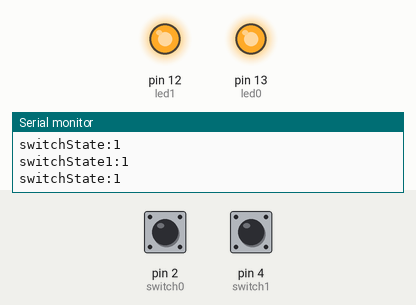
The sketch below on a simulated Arduino Uno, built with avr-gcc and run on an emulated ATmega328P. Parts: output pins drawn as LEDs (lit = HIGH), the last lines printed to the serial monitor. Inputs (shaded band) come from the test bench; at power-on: pin 2 (switch0) HIGH, pin 4 (switch1) HIGH.

Above: at 1.2 s.
1.3 s: pin 2 (switch0) pulled LOW for 0.15 s
At 1.44 s:
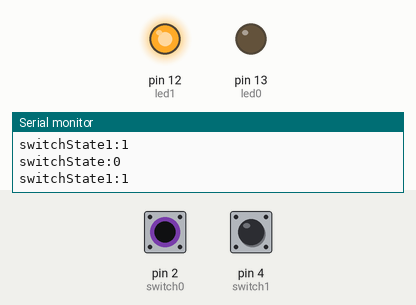
3.0 s: pin 4 (switch1) pulled LOW for 0.15 s
At 3.12 s:
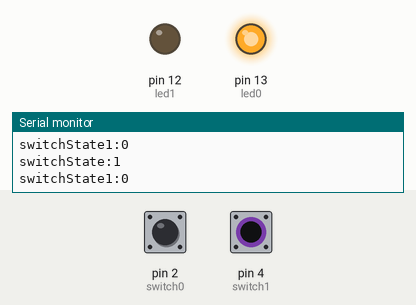
4.6 s: pin 4 (switch1) pulled LOW for 3.2 s
At 8.7 s:
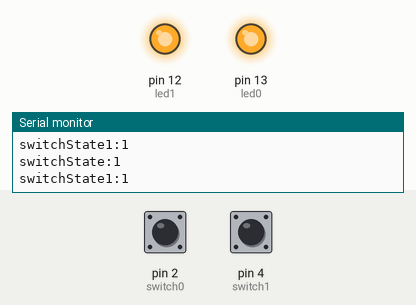
9.3 s: pin 2 (switch0) pulled LOW for 3.2 s
At 10.4 s:
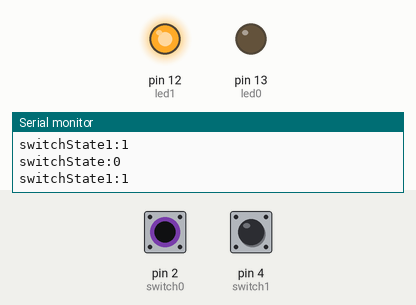
15.5 s: pin 2 (switch0) driven LOW and pin 4 (switch1) driven LOW
At 16.0 s:
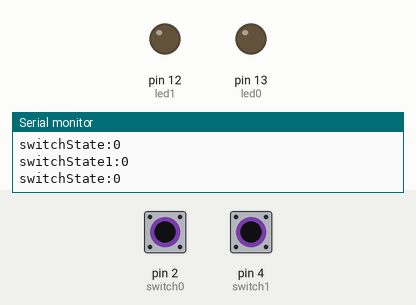
Timing chart, 0 to 18.0 s (numbered marks = the images above; inputs shaded):
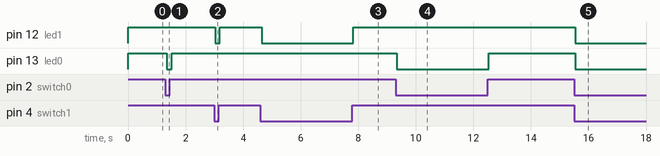

Measured:
- after the input at 1.3 s, pin 13 (led0): HIGH → LOW after 0.05 s, → HIGH 0.16 s later
- after the input at 3.0 s, pin 12 (led1): HIGH → LOW at once, → HIGH 0.16 s later
- after the input at 4.6 s, pin 12 (led1): HIGH → LOW at once, → HIGH 3.2 s later
- after the input at 9.3 s, pin 13 (led0): HIGH → LOW after 0.05 s, → HIGH 3.2 s later
- after the input at 15.5 s, pin 12 (led1), pin 13 (led0): HIGH → LOW at once

The sketch:

week4.ino
```cpp
#define led0 13
#define led1 12
#define switch0 2
#define switch1 4

int switchState = 0;
int switchState1 = 0;

void setup() {
  // put your setup code here, to run once:

  Serial.begin(9600);

  pinMode (led0, OUTPUT);
  pinMode (led1, OUTPUT);
  pinMode (switch0, INPUT);
  pinMode (switch1, INPUT);
}

void loop() {
  // put your main code here, to run repeatedly:
  digitalWrite(led0, switchState);
  digitalWrite(led1, switchState1);

  switchState = digitalRead (switch0);
  Serial.print("switchState:");
  Serial.println(switchState);
  switchState1 = digitalRead (switch1);
  Serial.print("switchState1:");
  Serial.println(switchState1);

}
```
